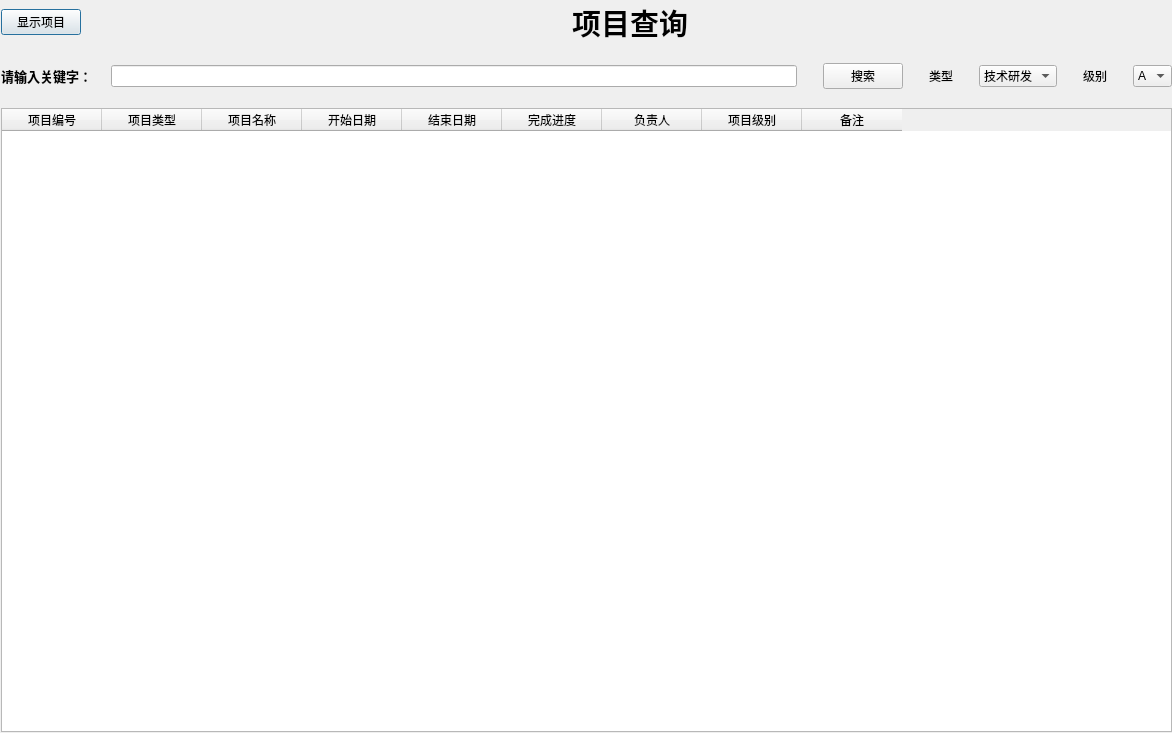
<?xml version="1.0" encoding="UTF-8"?>
<ui version="4.0">
 <class>Dialog</class>
 <widget class="QDialog" name="Dialog">
  <property name="geometry">
   <rect>
    <x>0</x>
    <y>0</y>
    <width>1172</width>
    <height>733</height>
   </rect>
  </property>
  <property name="windowTitle">
   <string>查询</string>
  </property>
  <widget class="QWidget" name="layoutWidget">
   <property name="geometry">
    <rect>
     <x>1</x>
     <y>1</y>
     <width>1171</width>
     <height>731</height>
    </rect>
   </property>
   <layout class="QVBoxLayout" name="verticalLayout">
    <item>
     <layout class="QHBoxLayout" name="horizontalLayout">
      <item>
       <widget class="QPushButton" name="pButtonShow">
        <property name="text">
         <string>显示项目</string>
        </property>
       </widget>
      </item>
      <item>
       <spacer name="horizontalSpacer">
        <property name="orientation">
         <enum>Qt::Horizontal</enum>
        </property>
        <property name="sizeHint" stdset="0">
         <size>
          <width>40</width>
          <height>20</height>
         </size>
        </property>
       </spacer>
      </item>
      <item>
       <widget class="QLabel" name="label">
        <property name="font">
         <font>
          <family>Agency FB</family>
          <pointsize>22</pointsize>
          <weight>75</weight>
          <bold>true</bold>
         </font>
        </property>
        <property name="text">
         <string>项目查询</string>
        </property>
       </widget>
      </item>
      <item>
       <spacer name="horizontalSpacer_2">
        <property name="orientation">
         <enum>Qt::Horizontal</enum>
        </property>
        <property name="sizeHint" stdset="0">
         <size>
          <width>40</width>
          <height>20</height>
         </size>
        </property>
       </spacer>
      </item>
     </layout>
    </item>
    <item>
     <spacer name="verticalSpacer">
      <property name="orientation">
       <enum>Qt::Vertical</enum>
      </property>
      <property name="sizeType">
       <enum>QSizePolicy::Fixed</enum>
      </property>
      <property name="sizeHint" stdset="0">
       <size>
        <width>20</width>
        <height>13</height>
       </size>
      </property>
     </spacer>
    </item>
    <item>
     <layout class="QHBoxLayout" name="horizontalLayout_4">
      <item>
       <widget class="QLabel" name="label_2">
        <property name="font">
         <font>
          <family>Agency FB</family>
          <pointsize>10</pointsize>
          <weight>75</weight>
          <bold>true</bold>
         </font>
        </property>
        <property name="text">
         <string>请输入关键字：</string>
        </property>
       </widget>
      </item>
      <item>
       <spacer name="horizontalSpacer_3">
        <property name="orientation">
         <enum>Qt::Horizontal</enum>
        </property>
        <property name="sizeType">
         <enum>QSizePolicy::Fixed</enum>
        </property>
        <property name="sizeHint" stdset="0">
         <size>
          <width>13</width>
          <height>20</height>
         </size>
        </property>
       </spacer>
      </item>
      <item>
       <widget class="QLineEdit" name="lineEditsearch"/>
      </item>
      <item>
       <spacer name="horizontalSpacer_4">
        <property name="orientation">
         <enum>Qt::Horizontal</enum>
        </property>
        <property name="sizeType">
         <enum>QSizePolicy::Fixed</enum>
        </property>
        <property name="sizeHint" stdset="0">
         <size>
          <width>20</width>
          <height>20</height>
         </size>
        </property>
       </spacer>
      </item>
      <item>
       <widget class="QPushButton" name="pButtonSearch">
        <property name="text">
         <string>搜索</string>
        </property>
        <property name="shortcut">
         <string>Return</string>
        </property>
       </widget>
      </item>
      <item>
       <spacer name="horizontalSpacer_8">
        <property name="orientation">
         <enum>Qt::Horizontal</enum>
        </property>
        <property name="sizeType">
         <enum>QSizePolicy::Fixed</enum>
        </property>
        <property name="sizeHint" stdset="0">
         <size>
          <width>20</width>
          <height>20</height>
         </size>
        </property>
       </spacer>
      </item>
      <item>
       <layout class="QHBoxLayout" name="horizontalLayout_2">
        <item>
         <widget class="QLabel" name="label_3">
          <property name="text">
           <string>类型</string>
          </property>
         </widget>
        </item>
        <item>
         <spacer name="horizontalSpacer_5">
          <property name="orientation">
           <enum>Qt::Horizontal</enum>
          </property>
          <property name="sizeType">
           <enum>QSizePolicy::Fixed</enum>
          </property>
          <property name="sizeHint" stdset="0">
           <size>
            <width>20</width>
            <height>20</height>
           </size>
          </property>
         </spacer>
        </item>
        <item>
         <widget class="QComboBox" name="comboBox_Type">
          <property name="currentText">
           <string>技术研发</string>
          </property>
          <item>
           <property name="text">
            <string>技术研发</string>
           </property>
          </item>
          <item>
           <property name="text">
            <string>市场营销</string>
           </property>
          </item>
          <item>
           <property name="text">
            <string>生产制造</string>
           </property>
          </item>
          <item>
           <property name="text">
            <string>人力资源</string>
           </property>
          </item>
          <item>
           <property name="text">
            <string>财务管理</string>
           </property>
          </item>
          <item>
           <property name="text">
            <string>软件开发</string>
           </property>
          </item>
          <item>
           <property name="text">
            <string>网络运维</string>
           </property>
          </item>
          <item>
           <property name="text">
            <string>咨询服务</string>
           </property>
          </item>
          <item>
           <property name="text">
            <string>市场调研</string>
           </property>
          </item>
          <item>
           <property name="text">
            <string>培训服务</string>
           </property>
          </item>
          <item>
           <property name="text">
            <string>活动策划</string>
           </property>
          </item>
          <item>
           <property name="text">
            <string>物流配送</string>
           </property>
          </item>
          <item>
           <property name="text">
            <string>财务审计</string>
           </property>
          </item>
          <item>
           <property name="text">
            <string>环境监测</string>
           </property>
          </item>
          <item>
           <property name="text">
            <string>法律咨询</string>
           </property>
          </item>
         </widget>
        </item>
       </layout>
      </item>
      <item>
       <spacer name="horizontalSpacer_7">
        <property name="orientation">
         <enum>Qt::Horizontal</enum>
        </property>
        <property name="sizeType">
         <enum>QSizePolicy::Fixed</enum>
        </property>
        <property name="sizeHint" stdset="0">
         <size>
          <width>20</width>
          <height>20</height>
         </size>
        </property>
       </spacer>
      </item>
      <item>
       <layout class="QHBoxLayout" name="horizontalLayout_3">
        <item>
         <widget class="QLabel" name="label_4">
          <property name="text">
           <string>级别</string>
          </property>
         </widget>
        </item>
        <item>
         <spacer name="horizontalSpacer_6">
          <property name="orientation">
           <enum>Qt::Horizontal</enum>
          </property>
          <property name="sizeType">
           <enum>QSizePolicy::Fixed</enum>
          </property>
          <property name="sizeHint" stdset="0">
           <size>
            <width>20</width>
            <height>20</height>
           </size>
          </property>
         </spacer>
        </item>
        <item>
         <widget class="QComboBox" name="comboBox_Level">
          <item>
           <property name="text">
            <string>A</string>
           </property>
          </item>
          <item>
           <property name="text">
            <string>B</string>
           </property>
          </item>
          <item>
           <property name="text">
            <string>C</string>
           </property>
          </item>
          <item>
           <property name="text">
            <string>D</string>
           </property>
          </item>
          <item>
           <property name="text">
            <string>E</string>
           </property>
          </item>
         </widget>
        </item>
       </layout>
      </item>
     </layout>
    </item>
    <item>
     <spacer name="verticalSpacer_2">
      <property name="orientation">
       <enum>Qt::Vertical</enum>
      </property>
      <property name="sizeType">
       <enum>QSizePolicy::Fixed</enum>
      </property>
      <property name="sizeHint" stdset="0">
       <size>
        <width>20</width>
        <height>13</height>
       </size>
      </property>
     </spacer>
    </item>
    <item>
     <widget class="QTableWidget" name="tableWidget">
      <column>
       <property name="text">
        <string>项目编号</string>
       </property>
      </column>
      <column>
       <property name="text">
        <string>项目类型</string>
       </property>
      </column>
      <column>
       <property name="text">
        <string>项目名称</string>
       </property>
      </column>
      <column>
       <property name="text">
        <string>开始日期</string>
       </property>
      </column>
      <column>
       <property name="text">
        <string>结束日期</string>
       </property>
      </column>
      <column>
       <property name="text">
        <string>完成进度</string>
       </property>
      </column>
      <column>
       <property name="text">
        <string>负责人</string>
       </property>
      </column>
      <column>
       <property name="text">
        <string>项目级别</string>
       </property>
      </column>
      <column>
       <property name="text">
        <string>备注</string>
       </property>
      </column>
     </widget>
    </item>
   </layout>
  </widget>
 </widget>
 <resources/>
 <connections/>
</ui>
